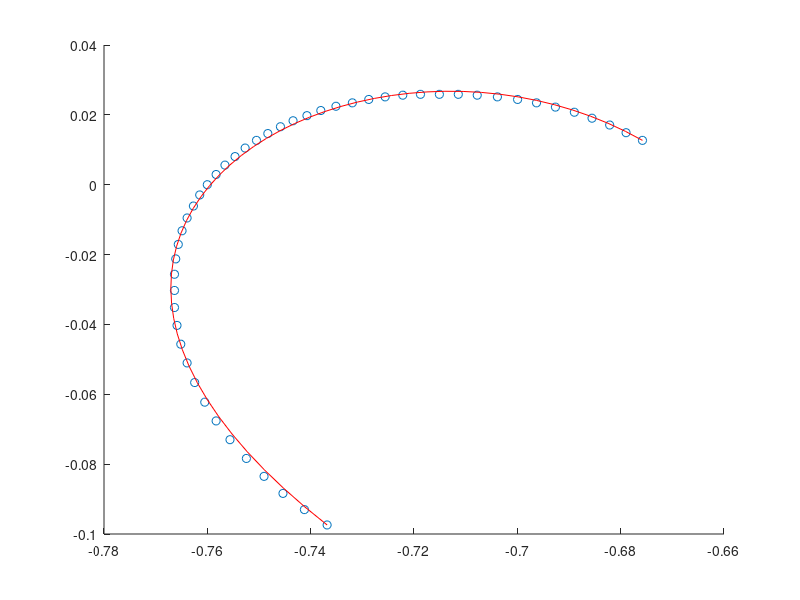

Write MATLAB code to recreate this figure.
x = [-3018, -3036, -3053, -3068, -3082, -3095, -3106, -3115, -3123, -3129, -3134, -3137, -3139, -3139, -3139, -3138, -3136, -3133, -3129, -3124, -3119, -3113, -3106, -3099, -3091, -3083, -3074, -3065, -3055, -3045, -3034, -3023, -3011, -2998, -2985, -2972, -2958, -2944, -2929, -2914, -2899, -2883, -2867, -2852, -2837, -2822, -2808, -2794, -2781, -2768];
y = [-399, -381, -362, -342, -321, -299, -277, -255, -232, -209, -187, -165, -144, -124, -105, -87, -70, -54, -39, -25, -12, 0, 12, 23, 33, 43, 52, 60, 68, 75, 81, 87, 92, 96, 100, 103, 105, 106, 106, 106, 105, 103, 100, 96, 91, 85, 78, 70, 61, 52];
t = linspace(0, 1, 50);
x = x / 4096;
y = y / 4096;

hold off
scatter(x, y);

r = (t-t(1)).*(t-t(end));
T = [ones(1, 48); t(2:end-1);]';

mx = (x(end)-x(1)) / (t(end)-t(1));
qx = x(1) - mx*t(1);
fx = mx*t + qx;

X = (x(2:end-1) - fx(2:end-1)) ./ r(2:end-1);
cx = (T'*T)^-1 * T' * X';
x0 = qx;
x1 = (mx - cx(1) + 3*x0) / 3;
x2 = (cx(1) - cx(2) - 3*x0 + 6*x1) / 3;
x3 = cx(2) + x0 - 3*x1 + 3*x2;

my = (y(1)-y(end)) / (t(1)-t(end));
qy = y(1) - my*t(1);
fy = my*t + qy;

Y = (y(2:end-1) - fy(2:end-1)) ./ r(2:end-1);
cy = (T'*T)^-1 * T' * Y';
y0 = qy;
y1 = (my - cy(1) + 3*y0) / 3;
y2 = (cy(1) - cy(2) - 3*y0 + 6*y1) / 3;
y3 = cy(2) + y0 - 3*y1 + 3*y2;

fitx = (cx(1) + cx(2)*t) .* r + fx;
fity = (cy(1) + cy(2)*t) .* r + fy;

angle1 = atan2(y1-y0, x1-x0);
angle2 = atan2(y2-y3, x2-x3);
len1 = sqrt((y1-y0)^2+(x1-x0)^2);
len2 = sqrt((y2-y3)^2+(x2-x3)^2);

x1 = x0+cos(angle1)*len1;
y1 = y0+sin(angle1)*len1;
x2 = x3+cos(angle2)*len2;
y2 = y3+sin(angle2)*len2;

a0 = x0;
a1 = -3*x0 + 3*x1;
a2 = 3*x0 - 6*x1 + 3*x2;
a3 = -x0 + 3*x1 - 3*x2 + x3;
fitx = a0 + a1*t + a2*t.^2 + a3*t.^3;

hold on
plot(fitx, fity, 'r');

